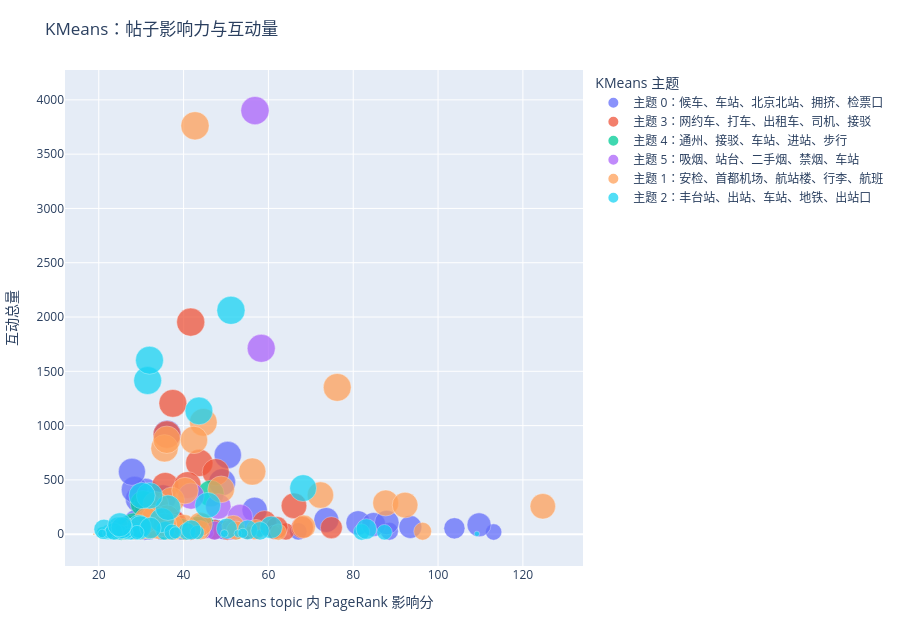

This figure's notebook cell:
### Code cell
# KMeans 帖子级影响力图：每个点是一条帖子。
kmeans_post_df = kmeans_df.copy()
kmeans_post_df["主题"] = kmeans_post_df["topic"].map(lambda topic_id: f"主题 {topic_id}：{topic_title(topic_id)}")
kmeans_post_df["文本预览"] = kmeans_post_df["source_content"].fillna(kmeans_post_df["content"]).map(lambda text: clean_preview(text, max_chars=90))

fig_kmeans_posts = px.scatter(
    kmeans_post_df,
    x="kmeans_impact_score",
    y="互动总量",
    color="主题",
    size="互动强度",
    hover_data={
        "station": True,
        "主题": True,
        "kmeans_impact_score": ":.2f",
        "kmeans_network_centrality": ":.1f",
        "topic_recurrence": ":.1f",
        "文本预览": True,
        "互动强度": False,
    },
    title="KMeans：帖子影响力与互动量",
    labels={"kmeans_impact_score": "KMeans topic 内 PageRank 影响分"},
)
fig_kmeans_posts.update_traces(marker={"opacity": 0.75, "line": {"width": 0.4, "color": "white"}})
fig_kmeans_posts.update_layout(height=620, margin={"l": 60, "r": 260, "t": 70, "b": 50}, legend_title_text="KMeans 主题")
fig_kmeans_posts.show()

kmeans_posts_path = RESULT_PATH.with_name("kmeans_topic_post_influence.html")
fig_kmeans_posts.write_html(kmeans_posts_path, include_plotlyjs=True)

kmeans_top_posts = kmeans_post_df.sort_values("kmeans_impact_score", ascending=False).head(30)
kmeans_top_posts[["id", "station", "主题", "kmeans_impact_score", "kmeans_network_centrality", "互动总量", "topic_recurrence", "文本预览"]].to_csv(
    RESULT_PATH.with_name("kmeans_top_influence_posts.csv"), index=False, encoding="utf-8-sig"
)
display(kmeans_top_posts[["id", "station", "主题", "kmeans_impact_score", "kmeans_network_centrality", "互动总量", "topic_recurrence", "文本预览"]])
print(f"KMeans 帖子影响力图已保存到：{kmeans_posts_path.resolve()}")

### Figure 1 — Plotly figure (JSON) as saved in the notebook; plotly's stock layout.template omitted (floating-point values rounded to 4 significant figures; data arrays with more than 128 entries replaced by an {"elided": "..."} marker saying what was removed)
{"data": [{"customdata": {"elided": "64x6 mixed values"}, "hovertemplate": "主题=%{customdata[1]}<br>KMeans topic 内 PageRank 影响分=%{x:.2f}<br>互动总量=%{y}<br>station=%{customdata[0]}<br>kmeans_network_centrality=%{customdata[2]:.1f}<br>topic_recurrence=%{customdata[3]:.1f}<br>文本预览=%{customdata[4]}<extra></extra>", "legendgroup": "主题 0：候车、车站、北京北站、拥挤、检票口", "marker": {"color": "#636efa", "line": {"color": "white", "width": 0.4}, "opacity": 0.75, "size": [31.65, 35.65, 31.65, 57.17, 9.28, 88.19, 68.57, 80.17, 46.2, 55.91, 39.45, 37.76, 77.22, 95.36, 33.33, 31.65, 73.84, 91.14, 27.85, 51.9, 41.14, 6.54, 18.14, 58.65, 72.57, 36.5, 93.25, 41.77, 14.77, 41.14, 37.76, 16.67, 61.6, 65.61, 55.91, 85.23, 79.75, 19.83, 60.13, 89.03, 69.41, 91.98, 77.64, 85.65, 58.02, 9.28, 42.41, 39.45, 12.24, 12.24, 47.68, 55.91, 51.05, 76.37, 75.11, 27.85, 65.61, 74.68, 29.96, 65.61, 83.12, 71.73, 65.61, 48.52], "sizemode": "area", "sizeref": 0.25, "symbol": "circle"}, "mode": "markers", "name": "主题 0：候车、车站、北京北站、拥挤、检票口", "orientation": "v", "showlegend": true, "type": "scatter", "x": [28.03, 41.18, 31.54, 29.21, 30.58, 31.05, 30.89, 56.76, 49.98, 34.04, 88.54, 67.05, 73.66, 36.13, 113.1, 27.33, 81.15, 49.08, 47.29, 47.51, 28.32, 23.36, 32.22, 35.42, 84.79, 39.81, 50.42, 34.84, 28.42, 31.85, 39.46, 48.69, 29.67, 30.72, 103.9, 29.36, 33.95, 25.69, 33.69, 28.45, 30.06, 27.82, 37.15, 35.16, 34.94, 25.17, 31.42, 30.8, 27.5, 30.02, 49.5, 31.54, 27.23, 34.32, 28.84, 26.22, 93.47, 87.91, 51.37, 27.47, 31.35, 109.7, 26.99, 24.52], "xaxis": "x", "y": [19.0, 24.0, 19.0, 55.0, 7.0, 392.0, 81.0, 224.0, 36.0, 54.0, 27.0, 26.0, 131.0, 923.0, 20.0, 19.0, 104.0, 478.0, 17.0, 47.0, 29.0, 5.0, 13.0, 58.0, 89.0, 25.0, 729.0, 30.0, 10.0, 29.0, 26.0, 12.0, 62.0, 66.0, 54.0, 321.0, 193.0, 14.0, 60.0, 410.0, 82.0, 574.0, 132.0, 334.0, 57.0, 7.0, 31.0, 27.0, 9.0, 9.0, 38.0, 54.0, 46.0, 127.0, 115.0, 17.0, 66.0, 107.0, 18.0, 66.0, 271.0, 86.0, 66.0, 40.0], "yaxis": "y"}, {"customdata": {"elided": "33x6 mixed values"}, "hovertemplate": "主题=%{customdata[1]}<br>KMeans topic 内 PageRank 影响分=%{x:.2f}<br>互动总量=%{y}<br>station=%{customdata[0]}<br>kmeans_network_centrality=%{customdata[2]:.1f}<br>topic_recurrence=%{customdata[3]:.1f}<br>文本预览=%{customdata[4]}<extra></extra>", "legendgroup": "主题 3：网约车、打车、出租车、司机、接驳", "marker": {"color": "#EF553B", "line": {"color": "white", "width": 0.4}, "opacity": 0.75, "size": [64.35, 14.77, 92.83, 96.62, 62.87, 36.5, 19.83, 3.59, 22.15, 90.3, 91.56, 70.04, 75.95, 81.86, 50.0, 49.37, 74.26, 53.59, 24.89, 60.76, 90.72, 94.94, 73.42, 98.73, 34.39, 61.6, 60.13, 19.83, 22.15, 24.89, 51.9, 39.45, 12.24], "sizemode": "area", "sizeref": 0.25, "symbol": "circle"}, "mode": "markers", "name": "主题 3：网约车、打车、出租车、司机、接驳", "orientation": "v", "showlegend": true, "type": "scatter", "x": [32.45, 34.26, 43.7, 37.47, 44.89, 64.13, 31.44, 43.3, 29.97, 35.68, 47.58, 33.59, 37.23, 66.03, 47.19, 36.05, 59.11, 43.67, 56.6, 62.01, 40.95, 36.08, 37.92, 41.68, 41.72, 68.0, 74.84, 43.66, 54.92, 61.33, 34.11, 50.35, 25.13], "xaxis": "x", "y": [65.0, 10.0, 656.0, 1205.0, 63.0, 25.0, 14.0, 3.0, 15.0, 445.0, 571.0, 84.0, 120.0, 261.0, 44.0, 41.0, 105.0, 50.0, 16.0, 61.0, 452.0, 917.0, 103.0, 1953.0, 21.0, 62.0, 60.0, 14.0, 15.0, 16.0, 47.0, 27.0, 9.0], "yaxis": "y"}, {"customdata": {"elided": "24x6 mixed values"}, "hovertemplate": "主题=%{customdata[1]}<br>KMeans topic 内 PageRank 影响分=%{x:.2f}<br>互动总量=%{y}<br>station=%{customdata[0]}<br>kmeans_network_centrality=%{customdata[2]:.1f}<br>topic_recurrence=%{customdata[3]:.1f}<br>文本预览=%{customdata[4]}<extra></extra>", "legendgroup": "主题 4：通州、接驳、车站、进站、步行", "marker": {"color": "#00cc96", "line": {"color": "white", "width": 0.4}, "opacity": 0.75, "size": [1.27, 57.17, 69.41, 44.51, 16.67, 40.51, 54.22, 61.6, 70.68, 12.24, 27.85, 43.46, 87.76, 71.73, 24.89, 1.27, 83.97, 1.27, 24.89, 55.91, 18.14, 2.32, 5.27, 5.27], "sizemode": "area", "sizeref": 0.25, "symbol": "circle"}, "mode": "markers", "name": "主题 4：通州、接驳、车站、进站、步行", "orientation": "v", "showlegend": true, "type": "scatter", "x": [29.9, 31.92, 44.44, 52.15, 22.08, 25.28, 39.4, 43.28, 28.15, 41.09, 26.29, 35.29, 46.42, 34.45, 23.94, 20.7, 30.49, 21.98, 40.59, 26.36, 20.86, 42.51, 40.27, 27.26], "xaxis": "x", "y": [1.0, 55.0, 82.0, 33.0, 12.0, 28.0, 51.0, 62.0, 85.0, 9.0, 17.0, 32.0, 375.0, 86.0, 16.0, 1.0, 282.0, 1.0, 16.0, 54.0, 13.0, 2.0, 4.0, 4.0], "yaxis": "y"}, {"customdata": [["chaoyang", "主题 5：吸烟、站台、二手烟、禁烟、车站", 86.92, 2.53, "请您进入站台之后再吸烟，这样哄孩子的话皇额娘从未对我说过[可怜R]#室内禁止吸烟[话题]##公共场合禁止吸烟[话题]#", 98.31], ["chaoyang", "主题 5：吸烟、站台、二手烟、禁烟、车站", 78.9, 2.53, "北京朝阳站，喇叭里说着不让站台吸烟，polic也在，站台工作人员也在，就是没人管，要么就开放站台吸烟，我不反对，但是这种禁止站台吸烟给自己立牌坊，眼看着站台吸烟不管当咯咯哒的行为，...", 45.57], ["chaoyang", "主题 5：吸烟、站台、二手烟、禁烟、车站", 73.84, 2.53, "北京朝阳站，不仅允许站台抽烟，而且允许随意扔烟头，无视火灾隐患！向工作人员反映，竟然表示我们有保洁一会儿清扫。请问万一着火了是不是可以说没关系我们有消防员？", 81.01], ["chaoyang", "主题 5：吸烟、站台、二手烟、禁烟、车站", 70.89, 2.53, "本来层高做的就低，通风也不咋地，一下车人手一根烟要被呛死了...#公共场所禁止吸烟[话题]# #珍爱生命远离烟草[话题]# #吸烟有害身体健康[话题]#", 14.77], ["fengtai", "主题 5：吸烟、站台、二手烟、禁烟、车站", 81.86, 2.53, "2026年5月10日新京报报道，聚焦首都北京新建火车站——丰台站二手烟乱象： 1️⃣站台烟民密集聚集，半封闭空间二手烟大面积扩散，老人、孕妇、儿童无处躲避  2️⃣旅客在列车车门...", 79.32], ["fengtai", "主题 5：吸烟、站台、二手烟、禁烟、车站", 80.17, 2.53, "因为火车站台设计问题 经常需要从车尾车厢步行二三百米到车头 本来就不方便 站台一路还全是二手烟🚬 一节车厢就聚一团烟人 躲也躲不了，又不能一直憋气走二百米 等到了座位发现自己粘了一...", 22.15], ["nanzhan", "主题 5：吸烟、站台、二手烟、禁烟、车站", 72.57, 2.53, "在南站席地而睡的人不是第一次见，但是随地抽烟的人是头一次[暗中观察R] 北京南站于2008年8月1日正式开通运营。17岁的人每天适宜的睡眠时长为8-10小时，南站每天睡五个小时也是...", 44.51], ["shoudujichang", "主题 5：吸烟、站台、二手烟、禁烟、车站", 31.22, 2.53, "早上六点多的飞机，半夜到T3，门口呆了半小时32个借火的[捂脸R][捂脸R]", 5.27], ["xizhan", "主题 5：吸烟、站台、二手烟、禁烟、车站", 85.23, 2.53, "北京吸烟南站 天津吸烟西站 济南吸烟西站 泰安吸烟站 曲阜吸烟东站 枣庄吸烟站 徐州吸烟东站 宿州吸烟东站 南京吸烟南站 镇江吸烟南站 常州吸烟北站 苏州吸烟北站 上海虹桥吸烟站...", 100], ["xizhan", "主题 5：吸烟、站台、二手烟、禁烟、车站", 62.87, 2.53, "好几年前在王府井买到假的了，不知道高铁站真不真 行人买了就走了 #禁止吸烟有害健康[话题]#", 86.08], ["xizhan", "主题 5：吸烟、站台、二手烟、禁烟、车站", 79.32, 2.53, "都不用走到月台，刚出检票口就巨大二手烟袭来，给12345写信，回复我说月台不禁止吸烟，啊对对对，别禁止，老人小孩孕妇来北京西站都带点北京特产二手烟回去#狂奔赶火车[话题]# #坐火...", 51.9]], "hovertemplate": "主题=%{customdata[1]}<br>KMeans topic 内 PageRank 影响分=%{x:.2f}<br>互动总量=%{y}<br>station=%{customdata[0]}<br>kmeans_network_centrality=%{customdata[2]:.1f}<br>topic_recurrence=%{customdata[3]:.1f}<br>文本预览=%{customdata[4]}<extra></extra>", "legendgroup": "主题 5：吸烟、站台、二手烟、禁烟、车站", "marker": {"color": "#ab63fa", "line": {"color": "white", "width": 0.4}, "opacity": 0.75, "size": [98.31, 45.57, 81.01, 14.77, 79.32, 22.15, 44.51, 5.27, 100.0, 86.08, 51.9], "sizemode": "area", "sizeref": 0.25, "symbol": "circle"}, "mode": "markers", "name": "主题 5：吸烟、站台、二手烟、禁烟、车站", "orientation": "v", "showlegend": true, "type": "scatter", "x": [58.31, 51.38, 48.18, 45.8, 53.32, 51.97, 47.33, 31.05, 56.83, 41.77, 51.65], "xaxis": "x", "y": [1712.0, 35.0, 256.0, 10.0, 159.0, 15.0, 33.0, 4.0, 3901.0, 351.0, 47.0], "yaxis": "y"}, {"customdata": {"elided": "55x6 mixed values"}, "hovertemplate": "主题=%{customdata[1]}<br>KMeans topic 内 PageRank 影响分=%{x:.2f}<br>互动总量=%{y}<br>station=%{customdata[0]}<br>kmeans_network_centrality=%{customdata[2]:.1f}<br>topic_recurrence=%{customdata[3]:.1f}<br>文本预览=%{customdata[4]}<extra></extra>", "legendgroup": "主题 1：安检、首都机场、航站楼、行李、航班", "marker": {"color": "#FFA15A", "line": {"color": "white", "width": 0.4}, "opacity": 0.75, "size": [75.53, 84.81, 97.05, 84.39, 66.67, 19.83, 89.45, 47.05, 62.87, 93.67, 43.46, 22.15, 35.65, 52.95, 94.51, 34.39, 9.28, 3.59, 31.65, 2.32, 83.54, 9.28, 88.61, 5.27, 54.85, 3.59, 0.42, 16.67, 82.7, 12.24, 78.9, 99.58, 92.41, 78.48, 50.0, 95.78, 33.33, 63.71, 78.06, 39.45, 45.15, 47.05, 68.57, 67.93, 22.15, 12.24, 81.43, 12.24, 94.09, 73.0, 87.34, 46.2, 67.09, 70.68, 22.15], "sizemode": "area", "sizeref": 0.25, "symbol": "circle"}, "mode": "markers", "name": "主题 1：安检、首都机场、航站楼、行李、航班", "orientation": "v", "showlegend": true, "type": "scatter", "x": [31.5, 37.14, 76.22, 87.66, 51.73, 34.07, 48.85, 43.99, 32.17, 35.51, 29.94, 25.57, 36.74, 37.81, 36.05, 40.45, 41.62, 25.99, 37.83, 29.89, 33.43, 40.19, 40.35, 37.23, 28.05, 20.38, 18.85, 27.82, 92.22, 56.43, 36.11, 42.69, 56.19, 33.08, 57.06, 44.65, 62.35, 33.05, 31.31, 96.37, 52.32, 27.29, 37.15, 40.15, 41.43, 24.13, 124.7, 44.25, 42.44, 43.94, 72.27, 28.35, 68.36, 35.55, 26.96], "xaxis": "x", "y": [119.0, 313.0, 1352.0, 287.0, 67.0, 14.0, 413.0, 37.0, 63.0, 791.0, 32.0, 15.0, 24.0, 48.0, 870.0, 21.0, 7.0, 3.0, 19.0, 2.0, 274.0, 7.0, 401.0, 4.0, 52.0, 3.0, 0.0, 12.0, 268.0, 9.0, 154.0, 3761.0, 577.0, 150.0, 44.0, 1030.0, 20.0, 64.0, 133.0, 27.0, 34.0, 37.0, 81.0, 74.0, 15.0, 9.0, 257.0, 9.0, 868.0, 91.0, 360.0, 36.0, 69.0, 85.0, 15.0], "yaxis": "y"}, {"customdata": {"elided": "50x6 mixed values"}, "hovertemplate": "主题=%{customdata[1]}<br>KMeans topic 内 PageRank 影响分=%{x:.2f}<br>互动总量=%{y}<br>station=%{customdata[0]}<br>kmeans_network_centrality=%{customdata[2]:.1f}<br>topic_recurrence=%{customdata[3]:.1f}<br>文本预览=%{customdata[4]}<extra></extra>", "legendgroup": "主题 2：丰台站、出站、车站、地铁、出站口", "marker": {"color": "#19d3f3", "line": {"color": "white", "width": 0.4}, "opacity": 0.75, "size": [7.59, 33.33, 35.02, 54.22, 99.16, 37.76, 48.52, 24.89, 3.59, 62.87, 97.47, 89.87, 29.96, 27.85, 42.41, 43.46, 96.2, 59.28, 29.96, 76.79, 31.65, 27.85, 7.59, 52.95, 6.54, 12.24, 82.28, 80.59, 27.85, 24.89, 16.67, 67.51, 86.5, 18.14, 50.63, 64.35, 27.85, 97.89, 86.92, 12.24, 58.02, 7.59, 19.83, 48.52, 15.61, 37.76, 9.28, 59.28, 24.89, 71.73], "sizemode": "area", "sizeref": 0.25, "symbol": "circle"}, "mode": "markers", "name": "主题 2：丰台站、出站、车站、地铁、出站口", "orientation": "v", "showlegend": true, "type": "scatter", "x": [57.92, 81.96, 29.13, 50.19, 51.17, 40.78, 55.12, 43.2, 109.2, 60.64, 31.53, 68.18, 87.37, 22.16, 58.02, 35.65, 43.63, 24.63, 27.37, 34.88, 37.27, 27.62, 52.82, 83.1, 21.31, 53.97, 45.71, 36.32, 29.74, 26.6, 20.88, 29.46, 31.98, 38.05, 21.24, 29.77, 24.95, 31.96, 30.2, 26.95, 32.17, 49.62, 22.69, 41.81, 22.25, 23.57, 20.79, 25.47, 29.01, 24.95], "xaxis": "x", "y": [6.0, 20.0, 23.0, 51.0, 2062.0, 26.0, 40.0, 16.0, 3.0, 63.0, 1415.0, 424.0, 18.0, 17.0, 31.0, 32.0, 1135.0, 59.0, 18.0, 128.0, 19.0, 17.0, 6.0, 48.0, 5.0, 9.0, 267.0, 243.0, 17.0, 16.0, 12.0, 73.0, 354.0, 13.0, 45.0, 65.0, 17.0, 1602.0, 355.0, 9.0, 57.0, 6.0, 14.0, 40.0, 11.0, 26.0, 7.0, 59.0, 16.0, 86.0], "yaxis": "y"}], "layout": {"height": 620, "legend": {"itemsizing": "constant", "title": {"text": "KMeans 主题"}, "tracegroupgap": 0}, "margin": {"b": 50, "l": 60, "r": 260, "t": 70}, "title": {"text": "KMeans：帖子影响力与互动量"}, "xaxis": {"anchor": "y", "domain": [0, 1], "title": {"text": "KMeans topic 内 PageRank 影响分"}}, "yaxis": {"anchor": "x", "domain": [0, 1], "title": {"text": "互动总量"}}}}
